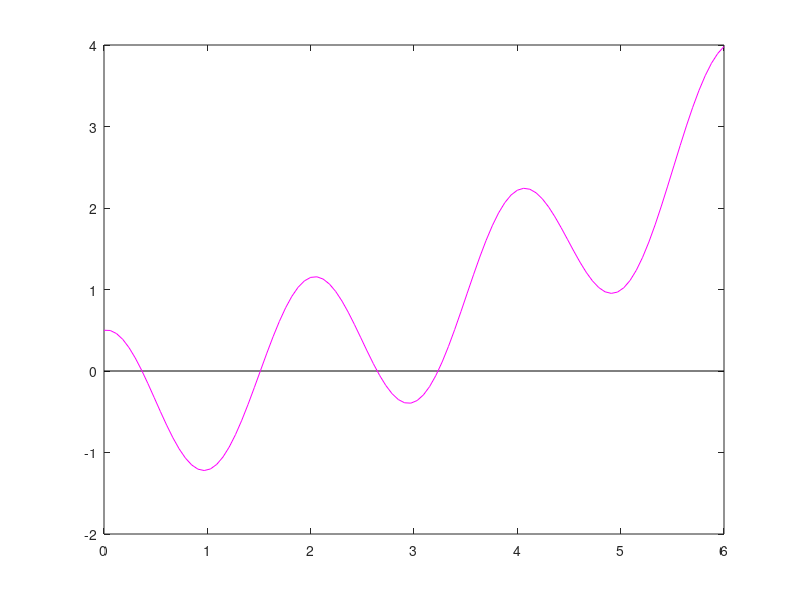

This chart was generated by the following MATLAB code:
clear all;
clc;
more off;
disp("EJERCICIOS PRACTICOS -- ECUACIONES");
disp("");
%
%Ejercicio 10
%
disp("Ejercicio 10.-");
function y=f(x)
  y=exp(x/4)+cos(pi*x)-1.5;
endfunction
%
%Apartado a
%
function [s,n]=triseccion(a,b,e)
  fa=f(a); fb=f(b); n=0;
  do
    m1=(2*a+b)/3;
    m2=(a+2*b)/3;
    fm1=f(m1); fm2=f(m2);
    if fm1*fa<0
      b=m1; fb=fm1;
    else
      if fm2*fm1<0
        a=m1; fa=fm1;
        b=m2; fb=fm2;
      else
        a=m2; fa=fm2;
      endif
    endif
    n++;
  until (b-a)/2<e;
  s=(a+b)/2;
endfunction
%
%Apartado b
%
x=linspace(0,6,100);
plot([0,6],[0,0],'k', x,f(x),'m');
%
%Apartado c
%
printf(" Iter       Aproximacion   \n");
disp(" ----    ------------------");
for n=0:3
  a=n; b=n+1;
  [s,n]=triseccion(a,b,1e-8);
  printf("  %2d    %18.14f\n",n,s);
endfor
disp("==== FIN DEL EJERCICIO ====");